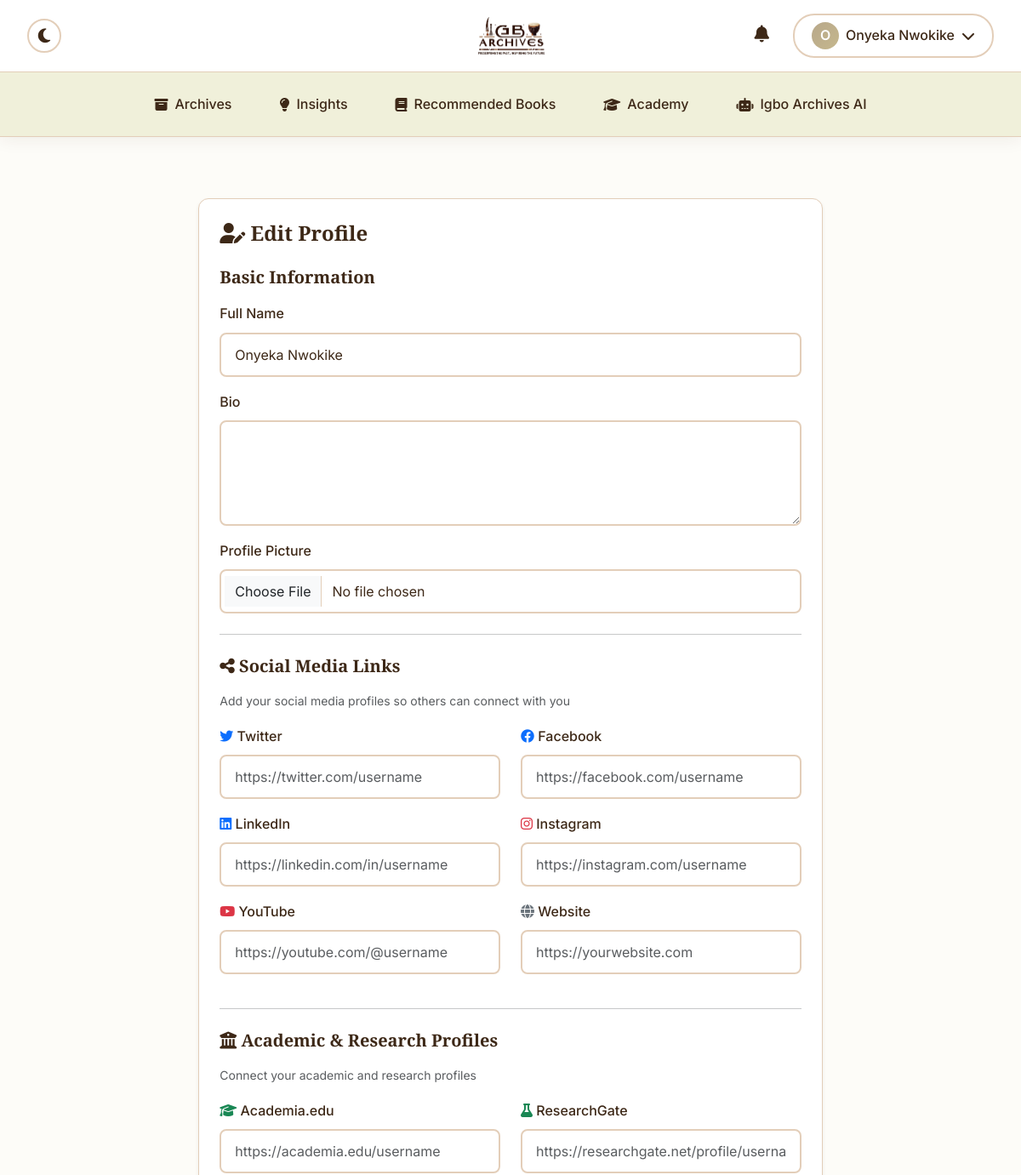
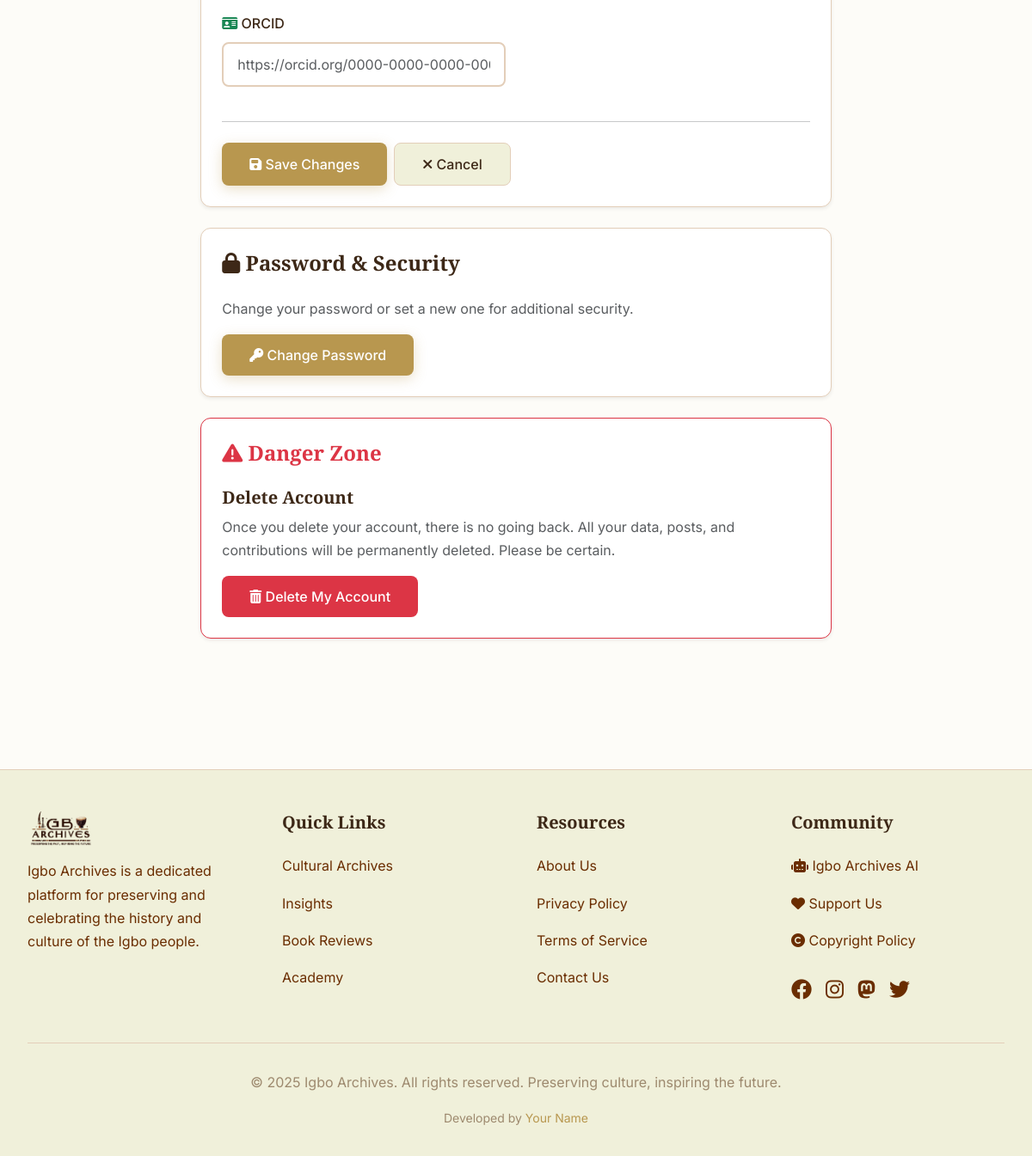
The app's page /profile/nwokikeonyeka/edit/ (signed in) with its own data (2 pictures, top to bottom).
### users/models.py (models this page shows, shortened)
class CustomUser(AbstractUser):
    full_name = models.CharField(max_length=200, blank=True)
    bio = models.TextField(blank=True)
    profile_picture = models.ImageField(upload_to='profile_pictures/', blank=True, null=True)
    social_links = models.JSONField(default=dict, blank=True)
    def get_display_name(self):
        return self.full_name or (self.email.split('@')[0] if self.email else self.username)

### users/views.py (the view)
# urls.py: path('<str:username>/edit/', views.profile_edit, name='profile_edit'),
@login_required
def profile_edit(request, username):
    if request.user.username != username:
        django_messages.error(request, 'You can only edit your own profile.')
        return redirect('users:profile', username=username)
    if request.method == 'POST':
        form = ProfileEditForm(request.POST, request.FILES, instance=request.user)
        if form.is_valid():
            form.save()
            django_messages.success(request, 'Profile updated successfully!')
            return redirect('users:profile', username=request.user.username)
    else:
        form = ProfileEditForm(instance=request.user)
    return render(request, 'users/profile_edit.html', {'form': form})

### users/templates/users/profile_edit.html (shortened to what this page needs)
{% extends 'base.html' %}
{% block content %}
<div class="container my-4">
    <div class="row justify-content-center">
        <div class="col-lg-8">
            <div class="card shadow-sm">
                <div class="card-body">
                    <h2 class="card-title mb-4">
                        <i class="fas fa-user-edit"></i> Edit Profile
                    </h2>
                    <form method="post" enctype="multipart/form-data">
                        <h5 class="mb-3">Basic Information</h5>
                        <div class="mb-3">
                            <label for="{{ form.full_name.id_for_label }}" class="form-label">Full Name</label>
                            {{ form.full_name }}
                        </div>
                        <div class="mb-3">
                            <label for="{{ form.bio.id_for_label }}" class="form-label">Bio</label>
                            {{ form.bio }}
                        </div>
                        <div class="mb-4">
                            <label for="{{ form.profile_picture.id_for_label }}" class="form-label">Profile Picture</label>
                            {{ form.profile_picture }}
                        </div>
                        <hr class="my-4">
                        <h5 class="mb-3"><i class="fas fa-share-alt"></i> Social Media Links</h5>
                        <p class="text-muted small">Add your social media profiles so others can connect with you</p>
                        <div class="row">
                            <div class="col-md-6 mb-3">
                                <label for="{{ form.twitter.id_for_label }}" class="form-label">
                                    <i class="fab fa-twitter text-primary"></i> Twitter
                                </label>
                                {{ form.twitter }}
                            </div>
                            <div class="col-md-6 mb-3">
                                <label for="{{ form.facebook.id_for_label }}" class="form-label">
                                    <i class="fab fa-facebook text-primary"></i> Facebook
                                </label>
                                {{ form.facebook }}
                            </div>
                            <div class="col-md-6 mb-3">
                                <label for="{{ form.linkedin.id_for_label }}" class="form-label">
                                    <i class="fab fa-linkedin text-primary"></i> LinkedIn
                                </label>
                                {{ form.linkedin }}
                            </div>
                            <div class="col-md-6 mb-3">
                                <label for="{{ form.instagram.id_for_label }}" class="form-label">
                                    <i class="fab fa-instagram text-danger"></i> Instagram
                                </label>
                                {{ form.instagram }}
                            </div>
                            <div class="col-md-6 mb-3">
                                <label for="{{ form.youtube.id_for_label }}" class="form-label">
                                    <i class="fab fa-youtube text-danger"></i> YouTube
                                </label>
                                {{ form.youtube }}
                            </div>
                            <div class="col-md-6 mb-3">
                                <label for="{{ form.website.id_for_label }}" class="form-label">
                                    <i class="fas fa-globe text-secondary"></i> Website
                                </label>
                                {{ form.website }}
                            </div>
                        </div>
                        <hr class="my-4">
                        <h5 class="mb-3"><i class="fas fa-university"></i> Academic & Research Profiles</h5>
                        <p class="text-muted small">Connect your academic and research profiles</p>
                        <div class="row">
                            <div class="col-md-6 mb-3">
                                <label for="{{ form.academia.id_for_label }}" class="form-label">
                                    <i class="fas fa-graduation-cap text-success"></i> Academia.edu
                                </label>
                                {{ form.academia }}
                            </div>
                            <div class="col-md-6 mb-3">
                                <label for="{{ form.researchgate.id_for_label }}" class="form-label">
                                    <i class="fas fa-flask text-success"></i> ResearchGate
                                </label>
                                {{ form.researchgate }}
                            </div>
                            <div class="col-md-6 mb-3">
                                <label for="{{ form.orcid.id_for_label }}" class="form-label">
                                    <i class="fas fa-id-card text-success"></i> ORCID
                                </label>
                                {{ form.orcid }}
                            </div>
                        </div>
                        <hr class="my-4">
                        <div class="d-flex gap-2">
                            <button type="submit" class="btn btn-primary">
                                <i class="fas fa-save"></i> Save Changes
                            </button>
                            <a href="{% url 'users:profile' user.username %}" class="btn btn-secondary">
                                <i class="fas fa-times"></i> Cancel
                            </a>
                        </div>
                    </form>
                </div>
            </div>
            <div class="card shadow-sm mt-4">
                <div class="card-body">
                    <h3 class="card-title mb-4">
                        <i class="fas fa-lock"></i> Password & Security
                    </h3>
                    <p class="text-muted">Change your password or set a new one for additional security.</p>
                    <a href="{% url 'account_change_password' %}" class="btn btn-primary">
                        <i class="fas fa-key"></i> Change Password
                    </a>
                </div>
            </div>
            <div class="card shadow-sm mt-4 border-danger">
                <div class="card-body">
                    <h3 class="card-title mb-4 text-danger">
                        <i class="fas fa-exclamation-triangle"></i> Danger Zone
                    </h3>
                    <h5>Delete Account</h5>
                    <p class="text-muted">
                        Once you delete your account, there is no going back. All your data, posts, and contributions will be permanently deleted.
                        Please be certain.
                    </p>
                    <a href="{% url 'users:delete_account' %}" class="btn btn-danger">
                        <i class="fas fa-trash-alt"></i> Delete My Account
                    </a>
                </div>
            </div>
        </div>
    </div>
</div>
{% endblock %}

### core/templates/base.html (shortened to what this page needs)
{% load static %}
{% load pwa %}
<!DOCTYPE html>
<html lang="en">
<head>
    <link href="https://cdn.jsdelivr.net/npm/bootstrap@5.3.0/dist/css/bootstrap.min.css" rel="stylesheet">
    <link rel="stylesheet" href="https://cdnjs.cloudflare.com/ajax/libs/font-awesome/6.4.0/css/all.min.css">
    <link rel="stylesheet" href="{% static 'css/style.css' %}">
    <link rel="stylesheet" href="{% static 'css/notifications.css' %}">
</head>
<body>
    <div class="sticky-header-wrapper">
        <header class="main-header">
            <div class="header-container">
                <button class="dark-mode-toggle" aria-label="Toggle dark mode" id="darkModeToggle">
                    <i class="fas fa-moon"></i>
                </button>
                <a class="logo-container" href="/">
                    <img src="{% static 'images/logos/logo-light.png' %}" alt="Igbo Archives" class="logo-image logo-light">
                </a>
                <div class="user-menu">
                    {% if user.is_authenticated %}
                        <div class="notification-bell-container">
                            <button class="notification-bell" id="notificationBell" aria-label="Notifications">
                                <i class="fas fa-bell"></i>
                            </button>
                        </div>
                        <button class="profile-button" id="profileButton">
                            {% if user.profile_picture %}
                            <div class="profile-icon profile-icon-image">
                                <img src="{{ user.profile_picture.url }}" alt="{{ user.get_display_name }}">
                            </div>
                            {% else %}
                            <div class="profile-icon">{{ user.get_display_name|slice:":1"|upper }}</div>
                            {% endif %}
                            <span class="d-none d-sm-inline">{{ user.get_display_name }}</span>
                            <i class="fas fa-chevron-down"></i>
                        </button>
                    {% else %}
                        <a href="/accounts/login/" class="login-button">
                            <i class="fas fa-sign-in-alt"></i> Login
                        </a>
                    {% endif %}
                </div>
            </div>
        </header>
        <nav class="desktop-nav">
            <div class="nav-container">
                <a href="/archives/" class="nav-link {% if request.path == '/archives/' or request.path == '/' %}active{% endif %}">
                    <i class="fas fa-archive"></i> Archives
                </a>
                <a href="/insights/" class="nav-link {% if '/insights/' in request.path %}active{% endif %}">
                    <i class="fas fa-lightbulb"></i> Insights
                </a>
                <a href="/books/" class="nav-link {% if '/books/' in request.path %}active{% endif %}">
                    <i class="fas fa-book"></i> Recommended Books
                </a>
                <a href="/academy/" class="nav-link {% if '/academy/' in request.path %}active{% endif %}">
                    <i class="fas fa-graduation-cap"></i> Academy
                </a>
                <a href="https://ai.igboarchives.com.ng" class="nav-link" target="_blank" rel="noopener noreferrer">
                    <i class="fas fa-robot"></i> Igbo Archives AI
                </a>
            </div>
        </nav>
    </div>
    <main class="container-main">
        {% block content %}
        {% endblock %}
    </main>
    <footer class="main-footer">
        <div class="footer-container">
            <div class="footer-grid">
                <div class="footer-section">
                    <div style="margin-bottom: 1rem;">
                        <img src="{% static 'images/logos/logo-light.png' %}" alt="Igbo Archives" class="logo-image logo-light" style="height: 40px; width: auto;">
                    </div>
                    <p style="color: var(--text-secondary); line-height: 1.7;">
                        Igbo Archives is a dedicated platform for preserving and celebrating the history and culture of the Igbo people.
                    </p>
                </div>
                <div class="footer-section">
                    <h3>Quick Links</h3>
                    <a href="/archives/" class="footer-link">Cultural Archives</a>
                    <a href="/insights/" class="footer-link">Insights</a>
                    <a href="/books/" class="footer-link">Book Reviews</a>
                    <a href="/academy/" class="footer-link">Academy</a>
                </div>
                <div class="footer-section">
                    <h3>Resources</h3>
                    <a href="/about/" class="footer-link">About Us</a>
                    <a href="/privacy/" class="footer-link">Privacy Policy</a>
                    <a href="/terms/" class="footer-link">Terms of Service</a>
                    <a href="/contact/" class="footer-link">Contact Us</a>
                </div>
                <div class="footer-section">
                    <h3>Community</h3>
                    <a href="https://ai.igboarchives.com.ng" class="footer-link" target="_blank" rel="noopener noreferrer">
                        <i class="fas fa-robot"></i> Igbo Archives AI
                    </a>
                    <a href="/donate/" class="footer-link">
                        <i class="fas fa-heart"></i> Support Us
                    </a>
                    <a href="/copyright/" class="footer-link">
                        <i class="fas fa-copyright"></i> Copyright Policy
                    </a>
                    <div class="footer-link" style="display: flex; align-items: center; gap: 1rem; padding: 0.5rem 0; margin-top: 0.5rem;">
                        <a href="https://www.facebook.com/IgboArchives/" target="_blank" rel="noopener noreferrer" style="color: var(--text-secondary); font-size: 1.5rem; transition: color 0.2s;">
                            <i class="fab fa-facebook"></i>
                        </a>
                        <a href="https://www.instagram.com/IgboArchives.com.ng/" target="_blank" rel="noopener noreferrer" style="color: var(--text-secondary); font-size: 1.5rem; transition: color 0.2s;">
                            <i class="fab fa-instagram"></i>
                        </a>
                        <a href="https://mastodon.social/@Igbo_Archives" target="_blank" rel="noopener noreferrer" style="color: var(--text-secondary); font-size: 1.5rem; transition: color 0.2s;">
                            <i class="fab fa-mastodon"></i>
                        </a>
                        <a href="https://twitter.com/IgboArchives" target="_blank" rel="noopener noreferrer" style="color: var(--text-secondary); font-size: 1.5rem; transition: color 0.2s;">
                            <i class="fab fa-twitter"></i>
                        </a>
                    </div>
                </div>
            </div>
            <div class="footer-bottom">
                <p>&copy; 2025 Igbo Archives. All rights reserved. Preserving culture, inspiring the future.</p>
                <p style="margin-top: 0.5rem; font-size: 0.875rem; color: var(--text-muted);">
                    Developed by <a href="https://github.com/yourusername" target="_blank" rel="noopener noreferrer" style="color: var(--vintage-gold); text-decoration: none;">Your Name</a>
                </p>
            </div>
        </div>
    </footer>
</body>
</html>

### records on screen
CustomUser: get_display_name "O", get_display_name "Onyeka Nwokike", full_name "Onyeka Nwokike"
